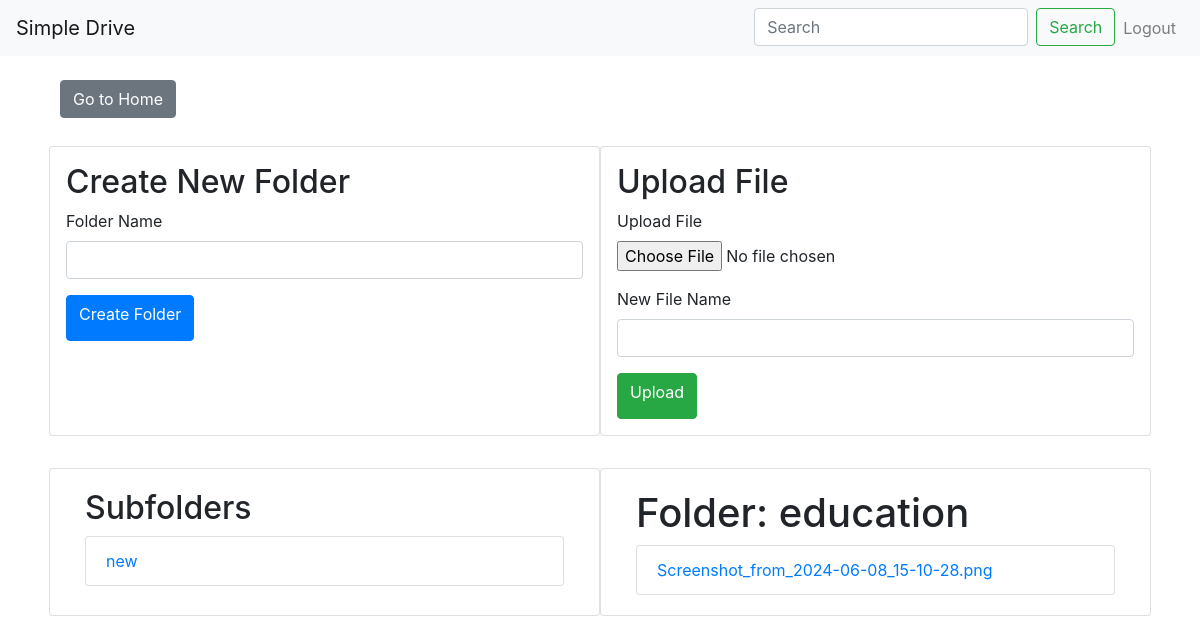
The page /admin/folder/1 (signed in) on the database as committed earlier.
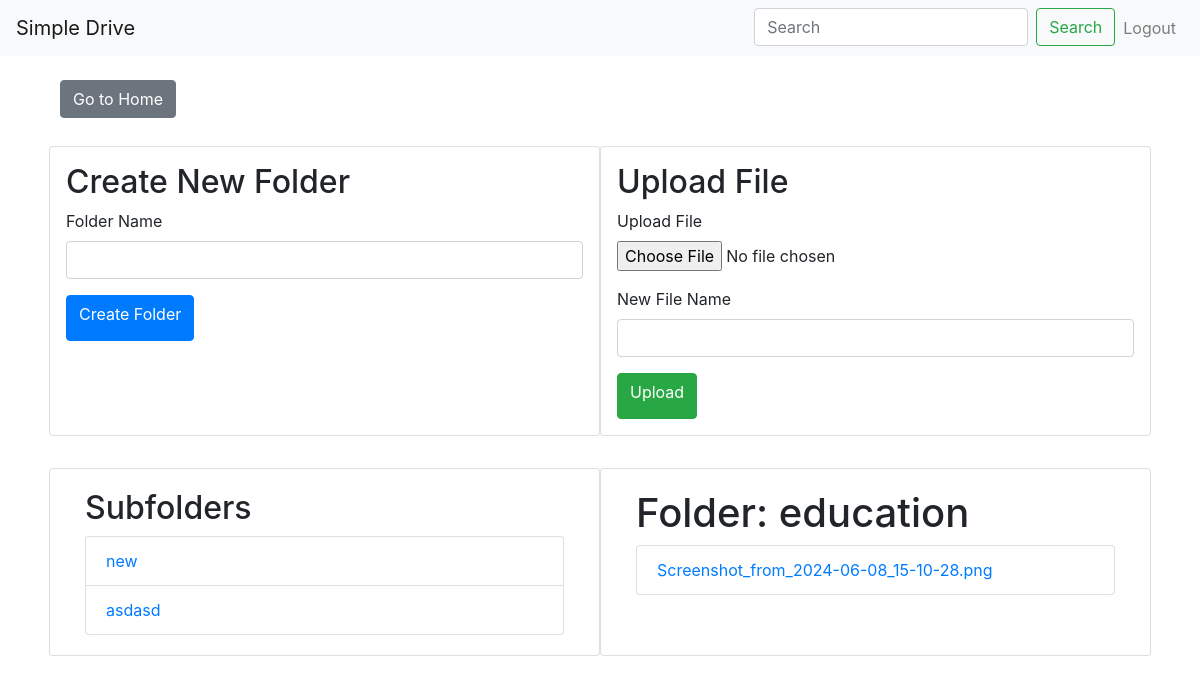
The same page on the database as committed later.
### app/models.py (models this page shows, shortened)
class Folder(db.Model):
    id = db.Column(db.Integer, primary_key=True)
    name = db.Column(db.String(100), nullable=False)
    user_id = db.Column(db.Integer, db.ForeignKey('user.id'), nullable=False)
    parent_id = db.Column(db.Integer, db.ForeignKey('folder.id'), nullable=True)
    path = db.Column(db.String(200), nullable=False)
    parent = db.relationship('Folder', remote_side=[id])

class File(db.Model):
    id = db.Column(db.Integer, primary_key=True)
    name = db.Column(db.String(100), nullable=False)
    folder_id = db.Column(db.Integer, db.ForeignKey('folder.id'), nullable=False)
    path = db.Column(db.String(200), nullable=False)
    date_uploaded = db.Column(db.DateTime, nullable=False, default=datetime.utcnow)
    folder = db.relationship('Folder', backref='files', lazy=True)

### app/routes.py (the view, shortened to what this page needs)
@app.route("/<username>/folder/<int:folder_id>", methods=['GET', 'POST'])
@login_required
def folder(username, folder_id):
    folder = Folder.query.get_or_404(folder_id)
    if folder.user_id != current_user.id or current_user.username != username:
        abort(403)
    form = FolderForm()
    upload_form = UploadForm()
    subfolders = Folder.query.filter_by(parent_id=folder.id).all()
    files = File.query.filter_by(folder_id=folder.id).all()
    parent_folder = Folder.query.get(folder.parent_id) if folder.parent_id else None
    return render_template('folder.html', title=folder.name, folder=folder, subfolders=subfolders, files=files, form=form, upload_form=upload_form, parent_folder=parent_folder)

### app/forms.py
class FolderForm(FlaskForm):
    name = StringField('Folder Name', validators=[DataRequired(), Length(min=1, max=100)])
    submit = SubmitField('Create Folder')

class UploadForm(FlaskForm):
    file = FileField('Upload File', validators=[FileAllowed(['jpg', 'png', 'pdf', 'docx', 'txt']), DataRequired()])
    new_name = StringField('New File Name', validators=[DataRequired(), Length(max=100)])
    submit = SubmitField('Upload')

### app/models.py (called while the page is built)
@login_manager.user_loader
def load_user(user_id):
    return User.query.get(int(user_id))

### app/templates/folder.html (shortened to what this page needs)
{% extends "layout.html" %}
{% block content %}
<div class="container mt-4">
    <div class="d-flex justify-content-between align-items-center mb-4">
        <div>
            {% if parent_folder %}
            <a href="{{ url_for('folder', username=current_user.username, folder_id=parent_folder.id) }}" class="btn btn-secondary">Go to Parent Folder</a>
            {% else %}
            <a href="{{ url_for('home') }}" class="btn btn-secondary">Go to Home</a>
            {% endif %}
        </div>
    </div>
    <div class="row justify-content-center mt-4 p-1">
        <div class="col-md-6 p-3 card">
            <div>
                <h2>Create New Folder</h2>
                <form method="POST" action="{{ url_for('folder', username=current_user.username, folder_id=folder.id) }}">
                    <div class="form-group">
                        {{ form.name.label(class="form-label") }}
                        {{ form.name(class="form-control") }}
                    </div>
                    <button type="submit" class="btn btn-primary">{{ form.submit.label }}</button>
                </form>
            </div>
        </div>
        <div class="col-md-6 p-3 card">
            <div>
                <h2>Upload File</h2>
                <form method="POST" action="{{ url_for('folder', username=current_user.username, folder_id=folder.id) }}" enctype="multipart/form-data">
                    <div class="form-group">
                        {{ upload_form.file.label(class="form-label") }}
                        {{ upload_form.file(class="form-control-file") }}
                    </div>
                    <div class="form-group">
                        {{ upload_form.new_name.label(class="form-label") }}
                        {{ upload_form.new_name(class="form-control") }}
                    </div>
                    <button type="submit" class="btn btn-success">{{ upload_form.submit.label }}</button>
                </form>
            </div>
        </div>
    </div>
    <div class="row justify-content-center mt-4 p-1">
        <div class="card col-md-6">
            {% if subfolders %}
            <div class="card-body">
                <h2>Subfolders</h2>
                <ul class="list-group">
                    {% for subfolder in subfolders %}
                    <li class="list-group-item">
                        <a href="{{ url_for('folder', username=current_user.username, folder_id=subfolder.id) }}">{{ subfolder.name }}</a>
                    </li>
                    {% endfor %}
                </ul>
            </div>
            {% endif %}
        </div>
        <div class="card col-md-6">
            {% if files %}
            <div class="card-body">
                <h1>Folder: {{ folder.name }}</h1>
                <ul class="list-group">
                    {% for file in files %}
                    <li class="list-group-item">
                        <a href="{{ url_for('download_file', filename=file.path) }}">{{ file.name }}</a>
                    </li>
                    {% endfor %}
                </ul>
            </div>
            {% endif %}
        </div>
    </div>
</div>
{% endblock %}

Rows that differ between the two databases and show on the page:
added Folder: name "asdasd"
